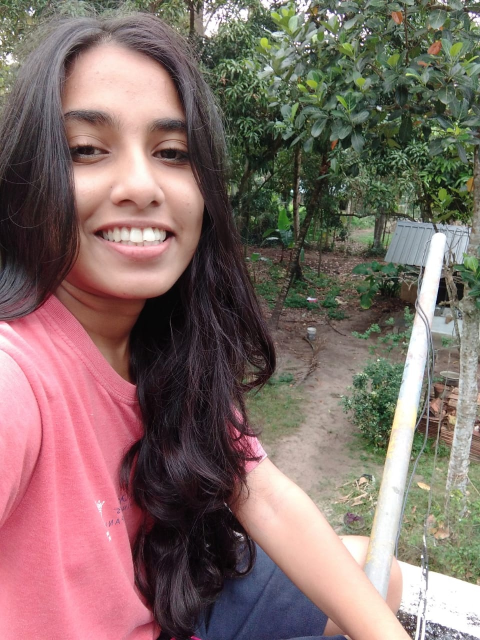
#> input picture PROJECT AI/DATASET/TEST/IMG-20221025-WA0194.jpg, 960 x 1280 px, found by its file name (shown at 1/2 size)
$ jupyter execute 'Implementation of HOG.ipynb'   (older library calls are emulated)
#> lines starting #> are read from the running program, lines starting #| are printed output that depends on the picture
[cell 1]
from skimage.feature import hog
from skimage import data, exposure
import matplotlib.pyplot as plt
import matplotlib.image as mpimg
# Load image
image = mpimg.imread('IMG-20221025-WA0194.jpg')
#> image is the input picture: shape (1280, 960, 3); mean R, G, B 130.3, 109.8, 105.1


# Calculate HOG features
fd, hog_image = hog(image, orientations=8, pixels_per_cell=(16, 16), cells_per_block=(1, 1), visualize=True, multichannel=True)
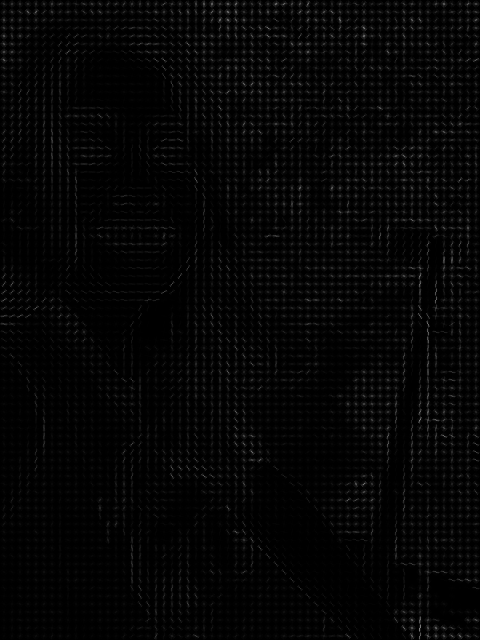
#> hog_image: shape (1280, 960) float64 (shown at 1/2 size); min 0, max 49.09, mean 1; drawn with min black and max white

# Plot original and HOG images
fig, (ax1, ax2) = plt.subplots(1, 2, figsize=(8, 4), sharex=True, sharey=True)

ax1.axis('off')
ax1.imshow(image, cmap=plt.cm.gray)
ax1.set_title('Input image')

# Rescale histogram for better display
hog_image_rescaled = exposure.rescale_intensity(hog_image, in_range=(0, 10))
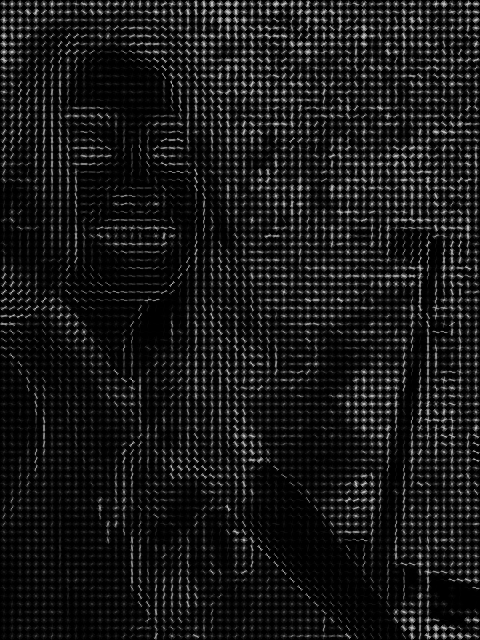
#> hog_image_rescaled: shape (1280, 960) float64 (shown at 1/2 size); min 0, max 1, mean 0.0912

ax2.axis('off')
ax2.imshow(hog_image_rescaled, cmap=plt.cm.gray)
ax2.set_title('Histogram of Oriented Gradients')
plt.show()
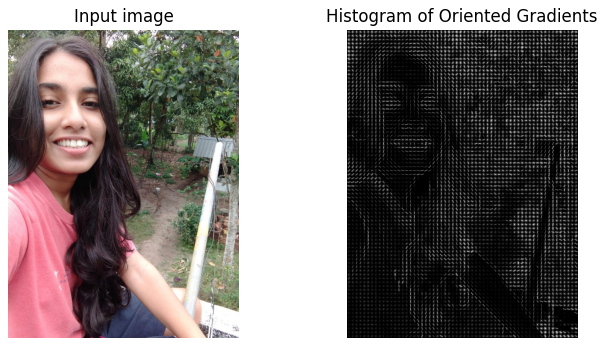
#> figure drawn by matplotlib, 2 panels

$ run again, with PROJECT AI/DATASET/TEST/IMG-20220620-WA0031.jpg copied over PROJECT AI/DATASET/TEST/IMG-20221025-WA0194.jpg
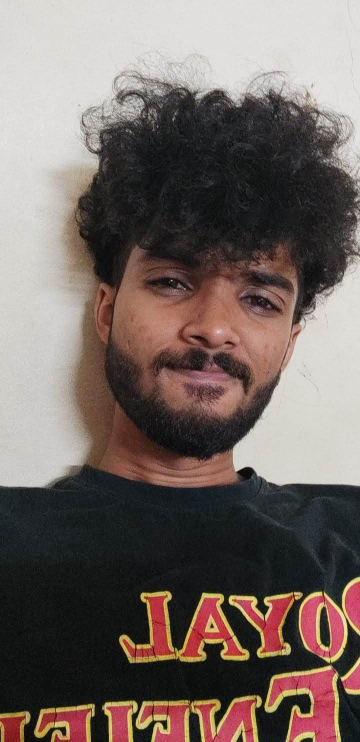
#> input picture PROJECT AI/DATASET/TEST/IMG-20220620-WA0031.jpg, 720 x 1483 px, found by its file name (shown at 1/2 size)
#> image is the input picture: shape (1483, 720, 3); mean R, G, B 115.5, 103.5, 98.5
#> `hog_image_rescaled = exposure.rescale_intensity(hog_image, in_range=(0..`:
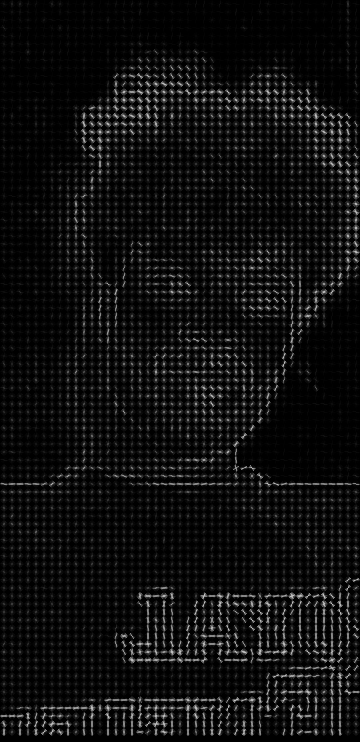
#> hog_image_rescaled: shape (1483, 720) float64 (shown at 1/2 size); min 0, max 1, mean 0.0601
#> `plt.show()`:
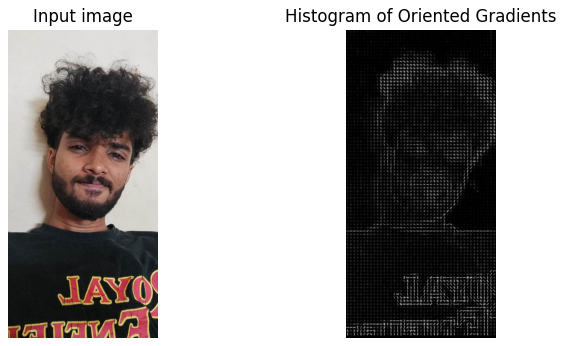
#> figure drawn by matplotlib, 2 panels

$ run again, with PROJECT AI/DATASET/TEST/IMG-20220621-WA0005.jpg copied over PROJECT AI/DATASET/TEST/IMG-20221025-WA0194.jpg
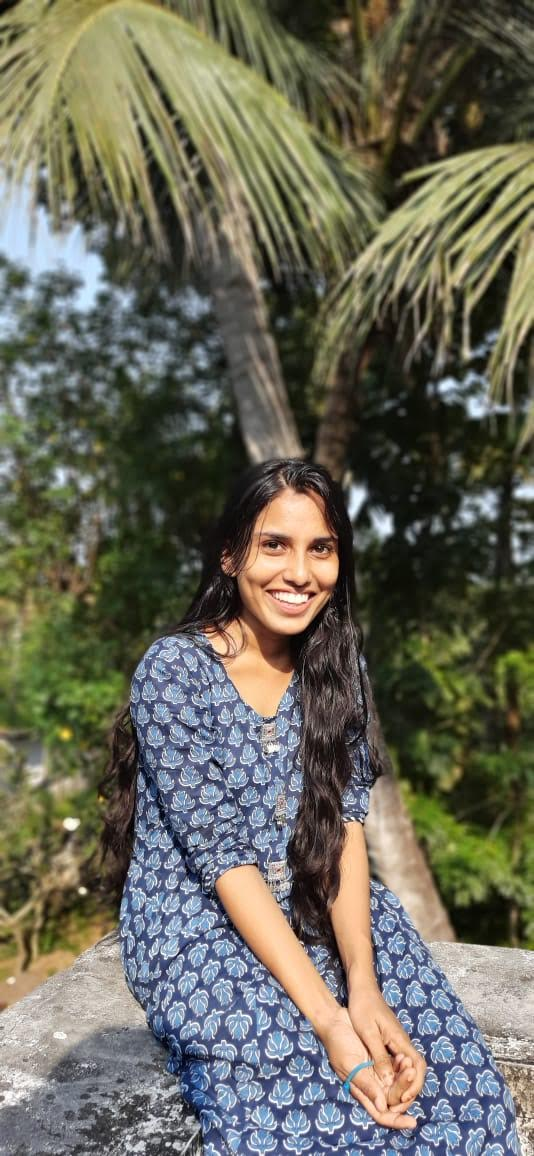
#> input picture PROJECT AI/DATASET/TEST/IMG-20220621-WA0005.jpg, 534 x 1156 px, found by its file name
#> image is the input picture: shape (1156, 534, 3); mean R, G, B 105.5, 104.3, 89.7
#> `fd, hog_image = hog(image, orientations=8, pixels_per_cell=(16, 16), c..`:
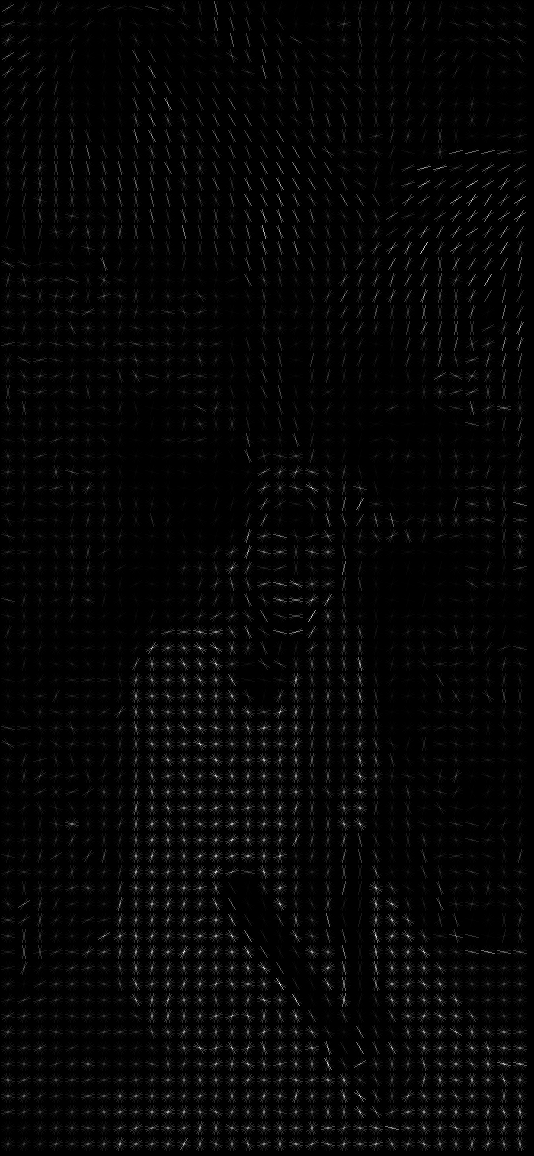
#> hog_image: shape (1156, 534) float64; min 0, max 54.66, mean 1.2; drawn with min black and max white
#> fd = 19008 values, max 0.957 at index 5264, min 0 at index 1922, mean 0.327
#> `plt.show()`:
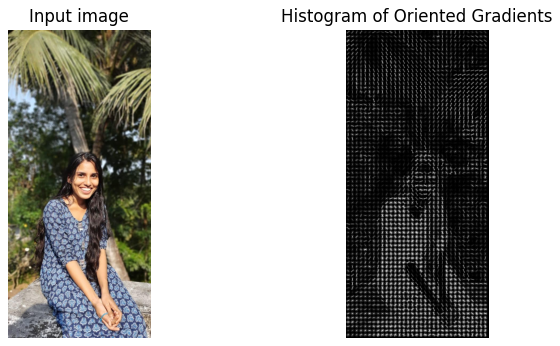
#> figure drawn by matplotlib, 2 panels

$ run again, with PROJECT AI/DATASET/TEST/IMG-20220630-WA0188.jpg copied over PROJECT AI/DATASET/TEST/IMG-20221025-WA0194.jpg
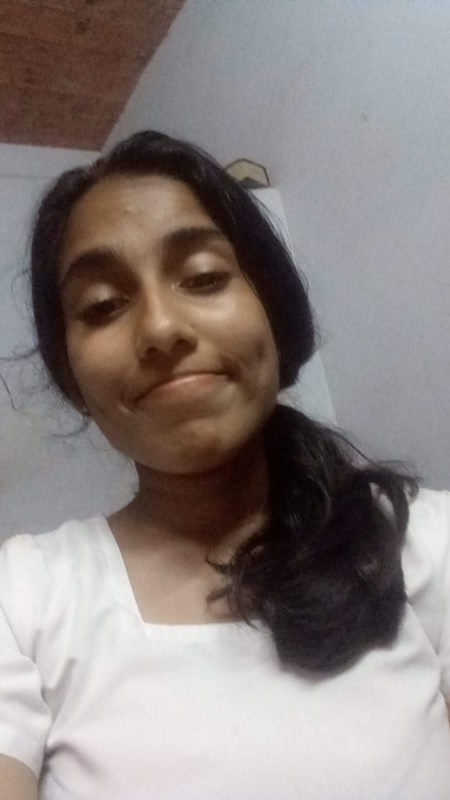
#> input picture PROJECT AI/DATASET/TEST/IMG-20220630-WA0188.jpg, 900 x 1600 px, found by its file name (shown at 1/2 size)
#> image is the input picture: shape (1600, 900, 3); mean R, G, B 138.5, 129.7, 127.9
#> `fd, hog_image = hog(image, orientations=8, pixels_per_cell=(16, 16), c..`:
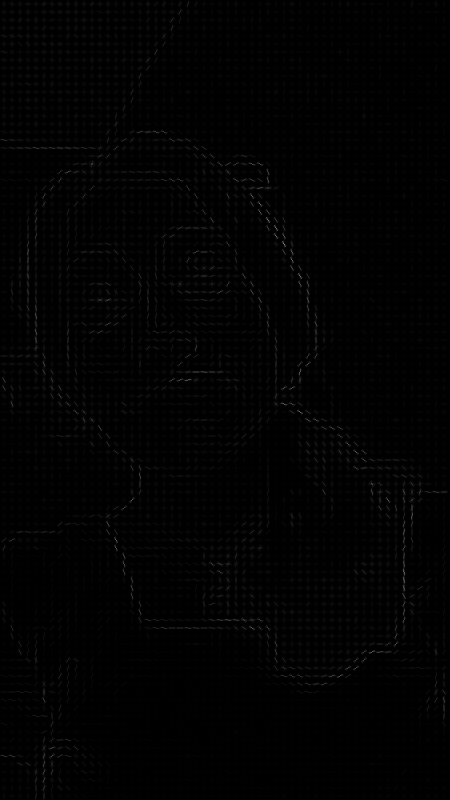
#> hog_image: shape (1600, 900) float64 (shown at 1/2 size); min 0, max 22.44, mean 0.2; drawn with min black and max white
#> `plt.show()`:
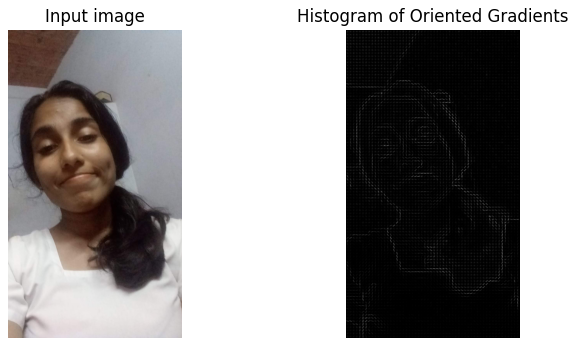
#> figure drawn by matplotlib, 2 panels
